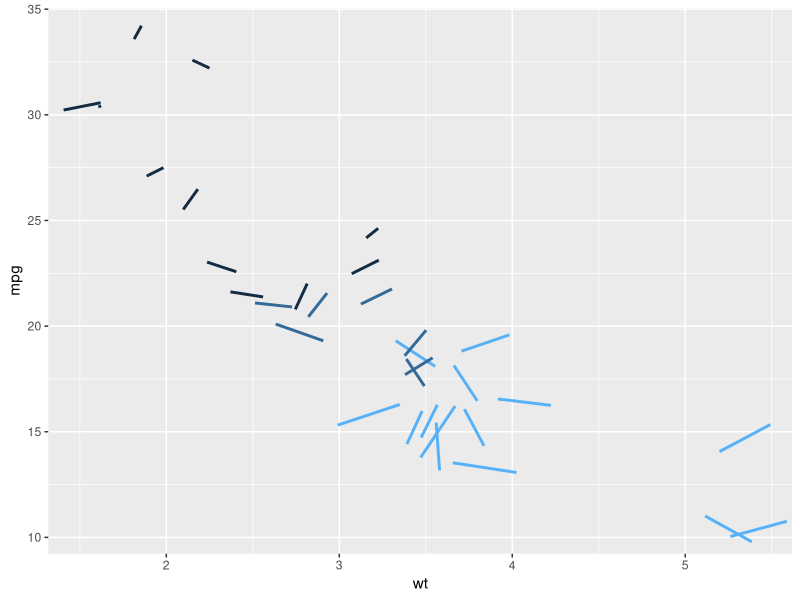

R code for this plot:
library(ggplot2)
library(grid)

lineArrowGrob <- function(xc, yc, size, angle, colour = "darkgreen", linetype=1) {
  sinA <- sin(angle)
  cosA <- cos(angle)
  l <- 0.5*size
  x = c(xc - l*cosA, xc + l*cosA)
  y = c(yc - l*sinA, yc + l*sinA)
  gl <- gList(
    linesGrob(
      x = x, y = y,
      default.units =  "native",
      gp = gpar(col = colour, lwd = 1*ggplot2:::.pt, lty=linetype, arrow = arrow(45, type = "closed"), lineend = "butt")
    )
  )
  gl
}

myArrowsGrob <- function(x, y, size, angle, colour) {
  sizeMax <- max(size)
  sizeMin <- min(size)
  scaledSize <- 0.005 + 0.1 * (size - sizeMin) / (sizeMax - sizeMin)  
  listOfGrobs <- mapply(function(xc, yc, size, angle, colour) {
    lineArrowGrob(xc, yc, size, angle, colour)
  }, x, y, scaledSize, angle, colour)
  class(listOfGrobs) <- "gList"
  gt <- gTree(name = "arrowz", children = listOfGrobs, gp = NULL)
}

arrows_DrawPanel <- function(data, panel_scales, coord, na.rm = FALSE) {
  coords <- coord$transform(data, panel_scales)
  ggplot2:::ggname("geom_arrows", 
        myArrowsGrob(coords$x, coords$y, coords$size, coords$angle, coords$colour)
  )
}

geom_arrows <- function(mapping = NULL, data = NULL, stat = "identity", 
              position = "identity", na.rm = FALSE, show.legend = NA, 
              inherit.aes = TRUE, ...) {
  layer(
    data = data, 
    mapping = mapping, 
    stat = stat, 
    geom = gArrows, 
    position = position, 
    show.legend = show.legend, 
    inherit.aes = inherit.aes, 
    params = list(na.rm = na.rm, ...)
  )
}

gArrows <- ggproto( "gArrows", Geom, 
                    draw_panel = arrows_DrawPanel, 
                    non_missing_aes = c("x", "y", "size", "angle", "colour"),
                    default_aes = aes(),
                    icon = function(.) {}, 
                    desc_params = list(), 
                    seealso = list(), 
                    examples = function(.) {})

set.seed(123)

dc <- mtcars[,c("wt", "mpg", "hp", "cyl")]
angle <- runif(1:32) * 360
dc <- cbind(dc, angle)

ggplot(dc, aes(wt, mpg, size=hp, col = cyl, angle = angle)) + 
  geom_arrows()
